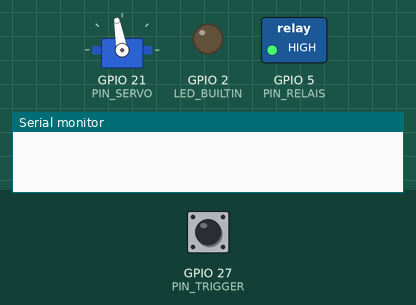
Simulated run of this program. Board: ESP32. Shown: servo, switched loads named in the program (green lamp = pin HIGH), output pins drawn as LEDs (lit = HIGH), the last lines printed to the serial monitor. Inputs (shaded band) come from the test bench; at power-on: GPIO 27 (PIN_TRIGGER) HIGH. Random numbers use the default seed unless the program sets one.

Above: at 3.3 s.
3.4 s: GPIO 27 (PIN_TRIGGER) pulled LOW for 0.15 s
At 4.8 s:
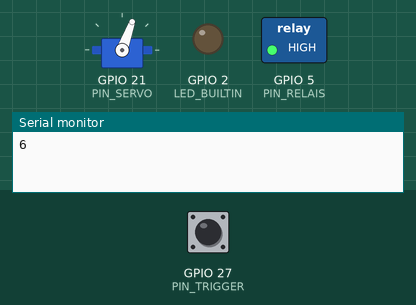
At 8.3 s:
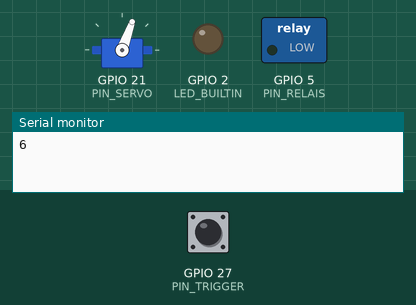
Timing chart, 0 to 12.5 s (numbered marks = the images above; inputs shaded):
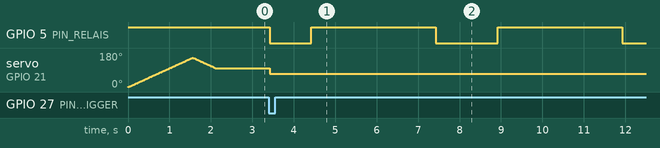

The program:

main.cpp
```cpp
#include <Arduino.h>
#include <Servo.h>

#define PIN_SERVO 21
#define PIN_TRIGGER 27
#define PIN_RELAIS 5

Servo myservo;  // create servo object to control a servo
const int up_pos = 100;
const int rel_pos = 70;
const int catch_pos = 155;
const int slow = 10;
const int fast = 0;
int s_pos = 0;

void move(int p, int t_stp){
  if(p - s_pos >= 0){
    for(int i = s_pos; i <= p; i++){
      myservo.write(i);
      delay(t_stp);
    }
  }
  else{
    for(int i = s_pos; i >= p; i--){
      myservo.write(i);
      delay(t_stp);
    }
  }

  s_pos = p;
}

void move_up(){
  move(catch_pos, slow);
  move(up_pos, slow);
}

void release(){
  move(rel_pos, fast);
}

void setup() {
  Serial.begin(9600);

  myservo.write(180);
  myservo.attach(PIN_SERVO);  // attaches the servo on pin 16 to the servo object
  myservo.write(180);

  pinMode(LED_BUILTIN, OUTPUT);
  pinMode(PIN_RELAIS, OUTPUT);
  pinMode(PIN_TRIGGER, INPUT_PULLUP);

  digitalWrite(PIN_RELAIS, HIGH);
  move_up();
}

void rumbleMotor(int duration){
  digitalWrite(PIN_RELAIS, LOW);
  delay(duration);
  digitalWrite(PIN_RELAIS, HIGH);
}

void videoDemons(){
  Serial.print(6);
  release();

  rumbleMotor(1000);
  delay(3000);
  rumbleMotor(1500);
  delay(3000);
  rumbleMotor(1000);
  delay(4000);
  rumbleMotor(1000);
  delay(2000);

  move_up();
}

void videoFire(){
  Serial.print(7);
  release();
  delay(36000);
  move_up();
}

void loop() {

  delay(50);

  if(!digitalRead(PIN_TRIGGER)){

    if(random(2))videoDemons();
    else videoFire();

  }
  //delay(10000);
}
```

Measured:
- after the input at 3.4 s, GPIO 5 (PIN_RELAIS): goes LOW 1.0 s, HIGH 3.0 s, LOW 1.5 s, HIGH 3.0 s, then LOW, starting at once; servo on GPIO 21 (PIN_SERVO): 100° → 70° at once
